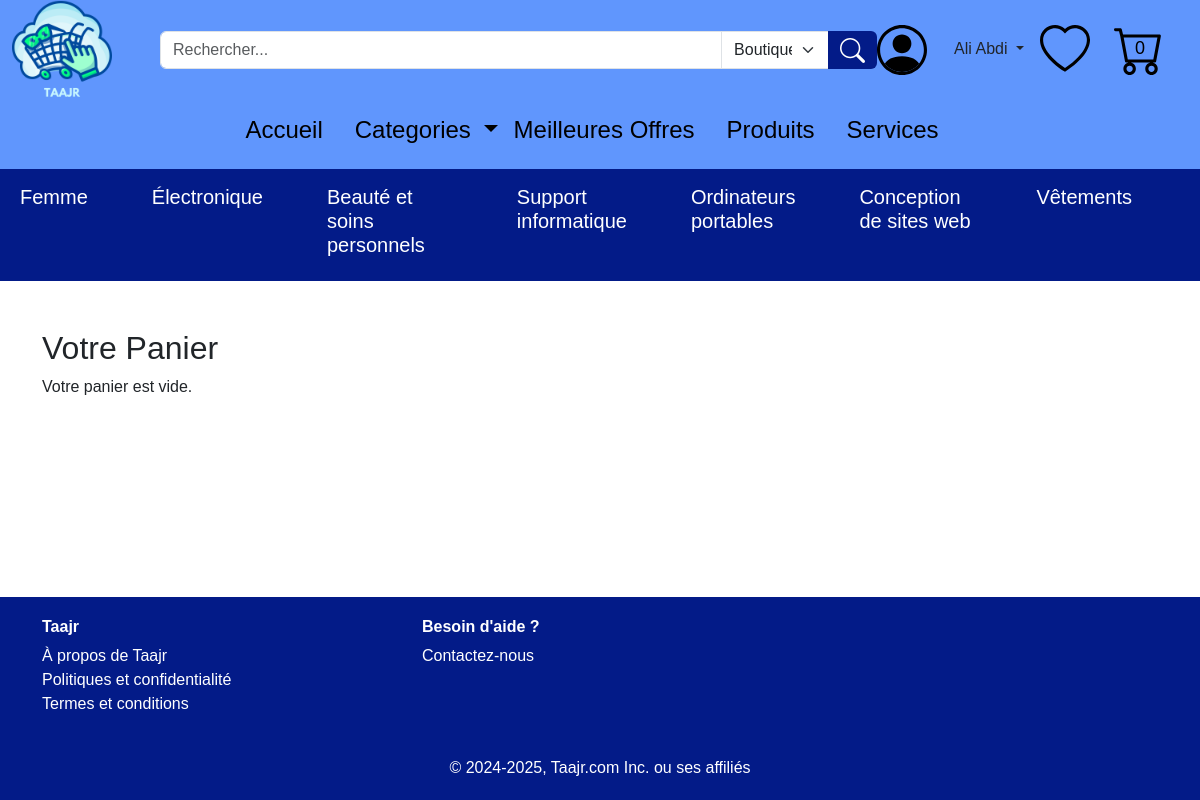
The app's page /Panier (signed in) with its own data.
### tables this page shows
CREATE TABLE "categorie" (
    ID_cat INTEGER PRIMARY KEY AUTOINCREMENT,
    nom_cat CHAR(50)
, description CHAR(255), image CHAR(100));

### app.py (the view)
@app.route('/Panier')
def Panier():
    if 'user_id' not in session:
        flash('Veuillez vous connecter pour accéder au panier.', 'danger')
        return redirect(url_for('connexion'))
    if ('user_id' in session):
        cart_items = db.execute("""
            SELECT panier.ID_panier, offre.ID_off, offre.libelle_off, panier.quantity, offre.prix_off
            FROM panier
            JOIN offre ON panier.ID_off = offre.ID_off
            WHERE panier.ID_uti = ?
        """, session['user_id'])
        total_price = sum(item['quantity'] * item['prix_off'] for item in cart_items)
    else:
        cart_items = []
        total_price = 0
    return render_template('Panier.html', cart_items=cart_items, total_price=total_price)

### app.py (called while the page is built)
@app.context_processor
def inject_user_id():
    return dict(user_id=session.get('user_id'))

@app.context_processor
def inject_user_info():
    user_id = session.get('user_id')
    if user_id:
        user = db.execute("SELECT nom_uti, prenom_uti, email_uti, telephone, date_naissance, genre, type_uti FROM utilisateur WHERE ID_uti = ?", user_id)
        if user:
            return dict(user_name=f"{user[0]['prenom_uti']} {user[0]['nom_uti']}")
    return dict(user_name=None)

@app.context_processor
def inject_categories():
    categories = db.execute("SELECT ID_cat, nom_cat FROM categorie")
    return dict(categories=categories)

@app.context_processor
def inject_favoris_ids():
    user_id = session.get('user_id')
    if user_id:
        favoris = db.execute("SELECT ID_off FROM likes WHERE ID_uti = ?", user_id)
        favoris_ids = [item['ID_off'] for item in favoris]
        return dict(favoris_ids=favoris_ids)
    return dict(favoris_ids=[])

@app.context_processor
def inject_cart_ids():
    if 'user_id' in session:
        cart_items = db.execute("SELECT ID_off FROM panier WHERE ID_uti = ?", session['user_id'])
        cart_ids = [item['ID_off'] for item in cart_items]
        cart_ids = [item['ID_off'] for item in cart_items]
    else:
        cart_ids = []
    return dict(cart_ids=cart_ids)

@app.context_processor
def inject_top_categories():
    top_categories = db.execute("""
        SELECT categorie.ID_cat, categorie.nom_cat, COUNT(offre.ID_off) AS offer_count
        FROM categorie
        JOIN appartenir ON categorie.ID_cat = appartenir.ID_cat
        JOIN offre ON appartenir.ID_off = offre.ID_off
        GROUP BY categorie.ID_cat
        ORDER BY offer_count DESC
        LIMIT 7
    """)
    return dict(top_categories=top_categories)

### templates/Panier.html (shortened to what this page needs)
{% extends "layout.html" %}
{% block content %}
    <h2>Votre Panier</h2>
    {% if cart_items %}
        <table class="table">
            <thead>
                <tr>
                    <th>Produit</th>
                    <th>Quantité</th>
                    <th>Prix Unitaire</th>
                    <th>Total</th>
                    <th>Action</th>
                </tr>
            </thead>
            <tbody>
                {% for item in cart_items %}
                <tr>
                    <td><a href="{{ url_for('offre_details', offre_id=item.ID_off) }}">{{ item.libelle_off }}</a></td>
                    <td>{{ item.quantity }}</td>
                    <td>{{ item.prix_off }}  FDJ</td>
                    <td>{{ item.quantity * item.prix_off }}  FDJ</td>
                    <td>
                        <form method="POST" action="{{ url_for('increment_quantity') }}" style="display:inline;">
                            <input type="hidden" name="panier_id" value="{{ item.ID_panier }}">
                            <button type="submit" class="btn btn-sm btn-success">+</button>
                        </form>
                        <form method="POST" action="{{ url_for('decrement_quantity') }}" style="display:inline;">
                            <input type="hidden" name="panier_id" value="{{ item.ID_panier }}">
                            <button type="submit" class="btn btn-sm btn-danger">-</button>
                        </form>
                    </td>
                </tr>
                {% endfor %}
            </tbody>
        </table>
        <div class="d-flex justify-content-end">
            <h4>Total : {{ total_price }}  FDJ</h4>
        </div>
        <form action="{{ url_for('passer_commande') }}" method="POST">
            <button class="btn btn-success btn-lg mt-3" type="submit">Passer la commande</button>
        </form>
    {% else %}
        <p>Votre panier est vide.</p>
    {% endif %}
{% endblock %}

### templates/layout.html (shortened to what this page needs)
<!DOCTYPE html>
<html lang="fr">
<head>
  <link href="/static/bootstrap-5.3.3-dist/css/bootstrap.min.css" rel="stylesheet">
  <link rel="stylesheet" href="/static/style.css">
  <link rel="stylesheet" href="{{ url_for('static', filename='style.css') }}">
</head>
<body>
    <header>
        <div style="background-color: #6096FD;">
            <div class="container-fluid d-flex align-items-center">
              <a href="/"><img src="/static/Images/Taajr(1).png" width="100px" class="me-5"></a>
              <form action="{{ url_for('search') }}" method="GET" class="d-flex justify-content-center my-3" style="width: 65%;">
                <div class="input-group">
                    <input type="text" name="query" class="form-control" placeholder="Rechercher..." required>
                    <select name="category" class="form-select" style="max-width: 15%;">
                        <option value="boutique">Boutiques</option>
                    </select>
                    <button type="submit" class="btn btn-primary"  style="background-color: #031B88; border-color: #031B88;">
                        <img src="/static/Images/search.svg" width="25px" height="25px">
                    </button>
                </div>
              </form>
              <div class="d-flex align-items-center ms-auto">
                  <div class="dropdown">
                      <div class="dropdown-toggle" id="userDropdown" role="button" data-bs-toggle="dropdown" aria-expanded="false">
                          <img src="/static/Images/Maquette Taajr/person-circle.svg" width="50px" class="me-4">
                          {% if user_name %}
                              {{ user_name }}
                          {% endif %}
                      </div>
                  </div>
                  <a href="/Favoris" class="ms-3">
                    <img src="/static/Images/Maquette Taajr/heart.svg" width="50px" class="me-4">
                  </a>
                  <a href="{{ url_for('Panier') }}" class="cart-icon">
                      <img src="/static/Images/Maquette Taajr/cart.svg" width="50px" class="me-4">
                      <span class="cart-count">{{ cart_ids|length }}</span>
                  </a>
              </div>
            </div>
        </div>
        <nav class="navbar navbar-expand-lg navbar-dark" style="background-color: #6096FD;">
            <div class="container">
                <div class="collapse navbar-collapse justify-content-center" id="navbarNav">
                    <h4>
                        <ul class="navbar-nav ms-auto">
                            <li class="nav-item me-3">
                                <a class="nav-link {% if request.path == '/' %}text-white{% else %}text-black{% endif %}" href="/">Accueil</a>
                            </li>
                            <li class="nav-item dropdown">
                                <a class="nav-link dropdown-toggle  {% if request.path == '/Categories' %}text-white{% else %}text-black{% endif %}" href="#" id="categoriesDropdown" role="button" data-bs-toggle="dropdown" aria-expanded="false">
                                    Categories
                                </a>
                            </li>
                            <li class="nav-item me-3">
                                <a class="nav-link {% if request.path == '/meilleure_offre' %}text-white{% else %}text-black{% endif %}" href="/meilleure_offre">Meilleures Offres</a>
                            </li>
                            <li class="nav-item me-3">
                                <a class="nav-link {% if request.path == '/Produits' %}text-white{% else %}text-black{% endif %}" href="/Produits">Produits</a>
                            </li>
                            <li class="nav-item me-3">
                                <a class="nav-link {% if request.path == '/Services' %}text-white{% else %}text-black{% endif %}" href="/Services">Services</a>
                            </li>
                        </ul>
                    </h4>
                </div>
            </div>
        </nav>
            <nav class="navbar navbar-expand-lg navbar-light" style="background-color: #031B88;">
                <div class="container-fluid">
                    <div class="collapse navbar-collapse justify-content-center" id="subNavbarNav">
                        <h5>
                            <ul class="navbar-nav mx-auto">
                                {% for category in top_categories %}
                                <li class="nav-item me-5">
                                  <a class="nav-link text-white" href="{{ url_for('category_offers', category_id=category.ID_cat) }}">{{ category.nom_cat }}</a>
                                </li>
                                {% endfor %}
                            </ul>
                        </h5>
                    </div>
                </div>
            </nav>
    </header>
    <main>
        <div class="container my-5">
            {% block content %}
            {% endblock %}
        </div>
    </main>
    <footer class="footer text-white" style="background-color: #031B88;">
        <div class="container">
          <div class="row">
            <div class="col-md-4">
              <h6 class="fw-bold">Taajr</h6>
              <ul class="list-unstyled">
                <li><a href="/a_propos" class="text-white text-decoration-none">À propos de Taajr</a></li>
                <li><a href="/politique" class="text-white text-decoration-none">Politiques et confidentialité</a></li>
                <li><a href="/termes" class="text-white text-decoration-none">Termes et conditions</a></li>
              </ul>
            </div>
            <div class="col-md-4">
              <h6 class="fw-bold">Besoin d'aide ?</h6>
              <ul class="list-unstyled">
                <li><a href="/Contactez-nous" class="text-white text-decoration-none">Contactez-nous</a></li>
              </ul>
            </div>
          </div>
          <div class="text-center mt-4">
            <p class="mb-0">© 2024-2025, Taajr.com Inc. ou ses affiliés</p>
          </div>
        </div>
      </footer>
</body>
</html>

### static/style.css (style rules this page uses)
a { text-decoration: none; }
.btn-primary { background-color: #007bff; border: none; }

### templates/layout.html (style rules this page uses)
body { display: flex; flex-direction: column; min-height: 100vh; font-family: 'Arial', sans-serif; }
main { flex: 1; }
.footer { background-color: #6096FD; color: white; padding: 20px 0; margin-top: auto; }
.cart-icon { position: relative; display: inline-block; }
.cart-count { position: absolute; top: 50%; left: 50%; transform: translate(-100%, -55%); color: black; border-radius: 50%; padding: 2px 6px; font-size: 18px; }

### records on screen
categorie: nom_cat "Femme"
categorie: nom_cat "Électronique"
categorie: nom_cat "Beauté et soins personnels"
categorie: nom_cat "Support informatique"
categorie: nom_cat "Ordinateurs portables"
categorie: nom_cat "Conception de sites web"
categorie: nom_cat "Vêtements"

### other values on screen
{{ user_name }} "Ali Abdi"
{{ cart_ids|length }} "0"
